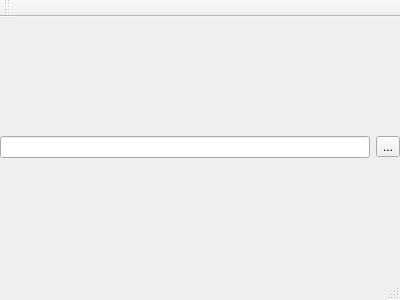
<?xml version="1.0" encoding="UTF-8"?>
<ui version="4.0">
 <class>MainWindow</class>
 <widget class="QMainWindow" name="MainWindow">
  <property name="geometry">
   <rect>
    <x>0</x>
    <y>0</y>
    <width>400</width>
    <height>300</height>
   </rect>
  </property>
  <property name="windowTitle">
   <string>MainWindow</string>
  </property>
  <widget class="QWidget" name="centralWidget">
   <layout class="QVBoxLayout" name="verticalLayout_2" stretch="1,0">
    <property name="spacing">
     <number>0</number>
    </property>
    <property name="leftMargin">
     <number>0</number>
    </property>
    <property name="topMargin">
     <number>0</number>
    </property>
    <property name="rightMargin">
     <number>0</number>
    </property>
    <property name="bottomMargin">
     <number>0</number>
    </property>
    <item>
     <layout class="QVBoxLayout" name="verticalLayout"/>
    </item>
    <item>
     <layout class="QHBoxLayout" name="horizontalLayout">
      <item>
       <widget class="QLineEdit" name="lineEdit">
        <property name="readOnly">
         <bool>true</bool>
        </property>
       </widget>
      </item>
      <item>
       <widget class="QToolButton" name="toolButton">
        <property name="text">
         <string>...</string>
        </property>
       </widget>
      </item>
     </layout>
    </item>
   </layout>
  </widget>
  <widget class="QMenuBar" name="menuBar">
   <property name="geometry">
    <rect>
     <x>0</x>
     <y>0</y>
     <width>400</width>
     <height>22</height>
    </rect>
   </property>
  </widget>
  <widget class="QToolBar" name="mainToolBar">
   <attribute name="toolBarArea">
    <enum>TopToolBarArea</enum>
   </attribute>
   <attribute name="toolBarBreak">
    <bool>false</bool>
   </attribute>
  </widget>
  <widget class="QStatusBar" name="statusBar"/>
 </widget>
 <layoutdefault spacing="6" margin="11"/>
 <resources/>
 <connections/>
</ui>
